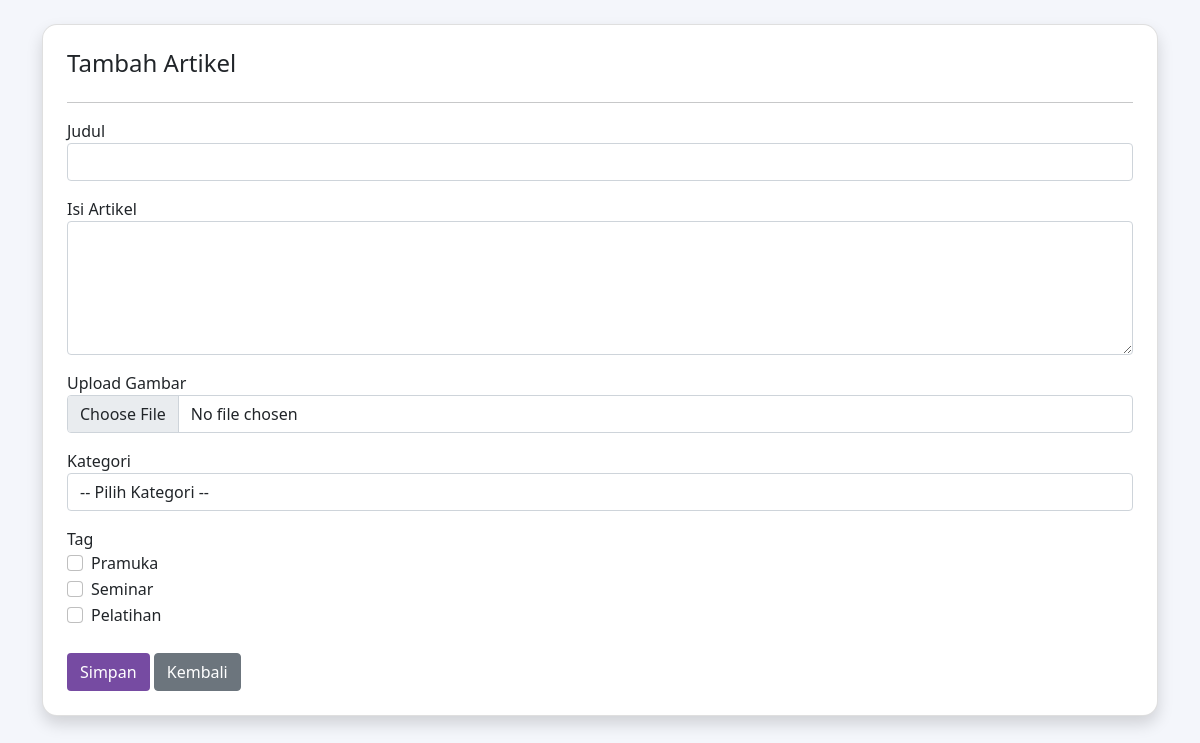
The page /admin/tambah_artikel.php on the database its author committed.
### tables this page shows
CREATE TABLE `tag` (
  `id` int(11) NOT NULL,
  `nama_tag` varchar(100) NOT NULL
);

### admin/tambah_artikel.php (the view, shortened to what this page needs)
<?php
include 'koneksi.php';
$tag = mysqli_query($conn, "SELECT * FROM tag");
?>
<!DOCTYPE html>
<html>
<head>
<link href="https://cdn.jsdelivr.net/npm/bootstrap@5.0.2/dist/css/bootstrap.min.css" rel="stylesheet">
</head>
<body>
<div class="container mt-4">
    <div class="card p-4 shadow">
        <h4>Tambah Artikel</h4>
        <hr>
        <form method="POST" enctype="multipart/form-data">
            <label>Judul</label>
            <input type="text" name="judul" class="form-control mb-3" required>
            <label>Isi Artikel</label>
            <textarea name="isi" class="form-control mb-3" rows="5" required></textarea>
            <label>Upload Gambar</label>
            <input type="file" name="gambar" class="form-control mb-3">
            <label>Kategori</label>
            <select name="kategori_id" class="form-control mb-3" required>
                <option value="">-- Pilih Kategori --</option>
            </select>
            <label>Tag</label>
            <?php while($t = mysqli_fetch_assoc($tag)){ ?>
                <div class="form-check">
                    <input class="form-check-input" type="checkbox" name="tag[]" value="<?= $t['id']; ?>">
                    <label class="form-check-label">
                        <?= $t['nama_tag']; ?>
                    </label>
                </div>
            <?php } ?>
            <br>
            <button type="submit" name="simpan" class="btn btn-custom">Simpan</button>
            <a href="artikel.php" class="btn btn-secondary">Kembali</a>
        </form>
    </div>
</div>
</body>
</html>

### admin/tambah_artikel.php (style rules this page uses)
body { background:#f4f6fb; }
.card { border-radius:15px; }
.btn-custom { background:#764ba2; color:white; }

### rows shown on the page
tag: nama_tag "Pramuka"
tag: nama_tag "Seminar"
tag: nama_tag "Pelatihan"
